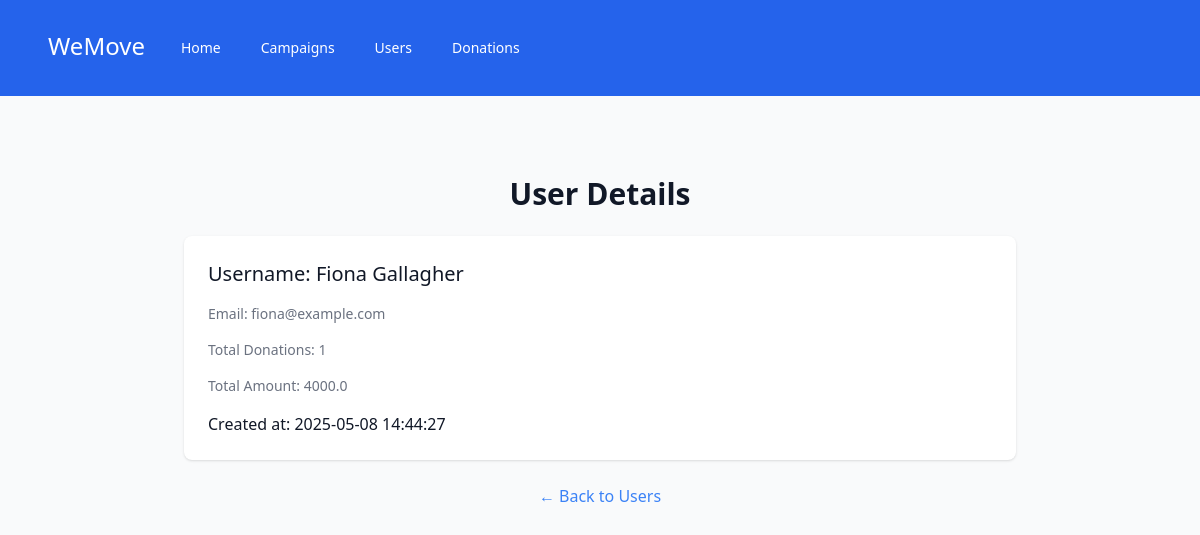
/users/3, run on the app's committed database.
### tables this page shows
CREATE TABLE users (
    id INTEGER PRIMARY KEY AUTOINCREMENT,
    email TEXT UNIQUE NOT NULL,
    password_hash TEXT NOT NULL,
    name TEXT,
    created_at TEXT DEFAULT CURRENT_TIMESTAMP
);

### app/users/__init__.py (the view)
@bp.route('/<int:user_id>', endpoint='user_detail')
def get_user(user_id):
    db = get_db()
    user_result = db.execute(users.GET_USER_BY_ID, (user_id,)).fetchone()
    return render_template('users/detail.html', user=user_result)

### app/database/db.py (called while the page is built)
def get_db():
    if 'db' not in g:
        g.db = sqlite3.connect(
            current_app.config['DATABASE'],
            detect_types=sqlite3.PARSE_DECLTYPES
        )
        g.db.row_factory = sqlite3.Row
    return g.db

### app/templates/users/detail.html
{% extends 'base.html' %}
{% block body %}
<div class="max-w-4xl mx-auto py-8 px-4 sm:px-6 lg:px-8">
    <h1 class="text-3xl font-semibold text-gray-900 mb-6 text-center">User Details</h1>
     <div class="bg-white shadow rounded-lg p-6 space-y-4">
        <h2 class="text-xl">Username: {{ user.name }}</h2>
        <p class="text-sm text-gray-500">Email: {{ user.email }}</p>
        <p class="text-sm text-gray-500">Total Donations: {{ user.total_donations }}</p>
        <p class="text-sm text-gray-500">Total Amount: {{ user.total_amount }}</p>
        <p class="mt-4">Created at: {{ user.created_at }}</p>
    </div>
        <div class="mt-6 text-center">
        <a href="{{ url_for('users.user_list') }}" class="text-blue-500 hover:underline mt-4">← Back to Users</a>
    </div>
</div>
{% endblock %}

### data on the page
users: name "Fiona Gallagher", email "fiona@example.com", created_at "2025-05-08 14:44:27"

### other printed values
{{ user.total_donations }} "1"
{{ user.total_amount }} "4000.0"
